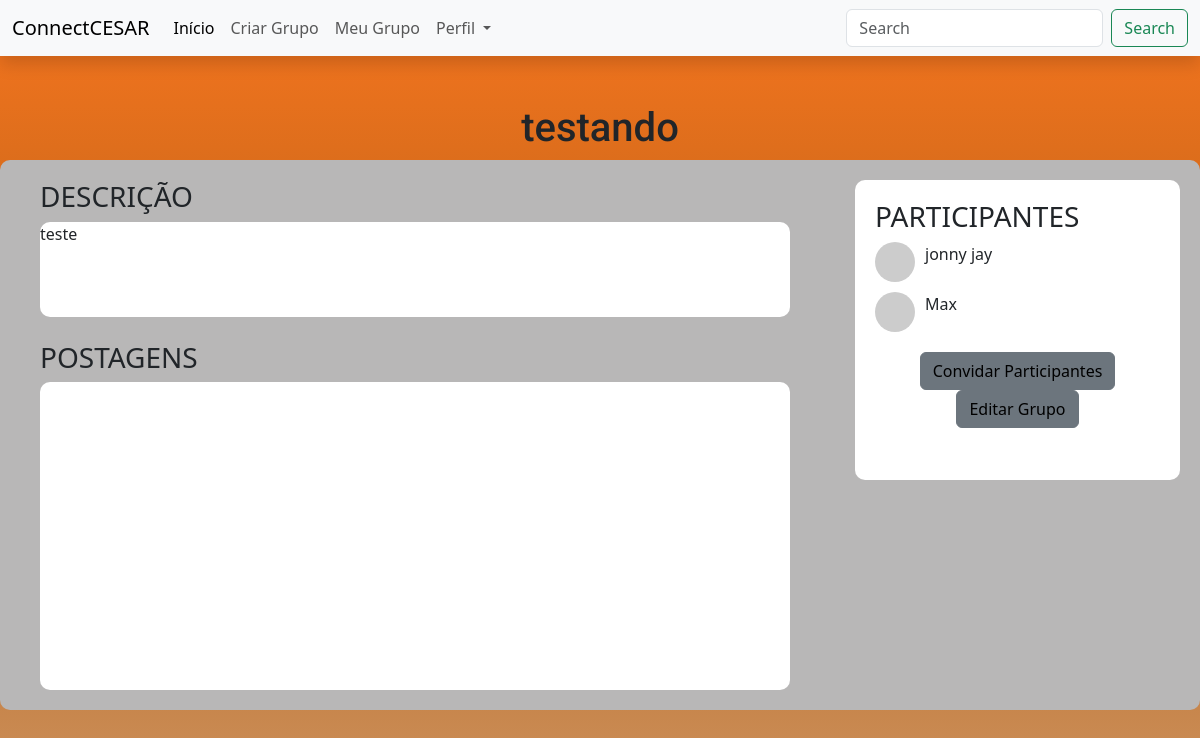
/acesso/grupo/16/, run on an earlier commit of the app's database.
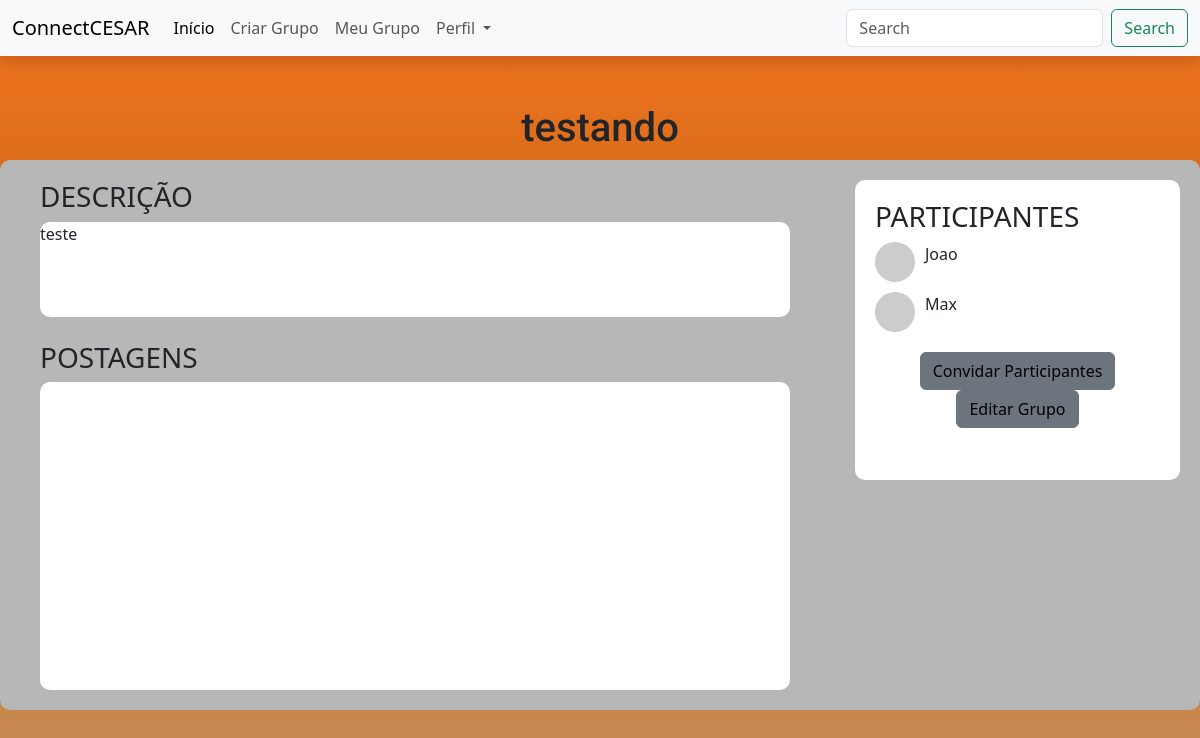
And on a later commit of the database.
### ccapp/models.py (models this page shows)
class Pessoa(models.Model):
    id_usuario = models.AutoField(primary_key=True)
    nome = models.TextField(max_length=255)
    email = models.TextField(max_length=255)
    senha = models.TextField(max_length=255)
    idade = models.IntegerField(null=True, blank=True)
    mbti = models.TextField(max_length=255, null=True, blank=True)
    periodo = models.TextField(max_length=255, null=True, blank=True)
    curso = models.TextField(max_length=255, null=True, blank=True)
    foto = models.ImageField(upload_to='perfil/', null=True, blank=True)
    descricao = models.TextField(null=True, blank=True)
    criado = models.DateTimeField(auto_now_add=True)
    atualizado = models.DateTimeField(auto_now=True)
    grupo_criado = models.ForeignKey(Grupo, null=True, blank=True, on_delete=models.SET_NULL)

### ccapp/views.py (the view)
# urls.py: path('acesso/grupo/<int:id_field>/', views.acesso_grupo, name='acesso_grupo'),
def acesso_grupo(request, id_field):
    grupo_id = Grupo.objects.get(id_grupo = id_field)
    criador_grupo = Pessoa.objects.filter(grupo_criado_id = grupo_id)
    context = {
        'grupo': grupo_id,
        'criador' : criador_grupo
    }
    return render(request, 'acesso_pesquisa.html', context)

### templates/acesso_pesquisa.html
{% include "navbar.html" %}
{% include "main.html" %}
{% if pessoa %}
<div class="container">
<div class="profile-links">
        <img class="card-img-top rounded-circle shadow bg-white" style="width: 150px" src="http://avatars.dicebear.com/api/open-peeps/stefan.svg" alt="...">
        <li><a style="font-size: 30px;">{{ pessoa.nome }}</a></li>
        <li><a>2 periodo</a></li>
        <h3 class="mt-5">Sobre Mim</h3>
        <p class="text-justify">
          👨‍🎓 Estudante universitário apaixonado por ciência da computação na Cesar School. 📚🎓
           Explorando o mundo do conhecimento e buscando crescimento pessoal.
          💡 Sempre aberto a novas conexões e oportunidades de aprendizado. Vamos conversar!
          👋😊 #Aprendizado #Universidade #CrescimentoPessoal 🌟
    </p>
    </div>
    </div>
    <div class="container">
        <div class="profile-links">
            <li><a style="font-size: 70px;">Postagens</a></li>
        </p>
        </div>
    </div>
</div>
</div>
{% elif grupo %}
<h1 class="meugrupo"  style="text-align: center;">{{ grupo.nome_grupo }}</h1>
<div style="background-color: #b8b7b7; padding: 20px; border-radius: 10px; max-width: 1300px; margin: 0 auto; display: flex; flex-direction: row; justify-content: space-between; height: 550px;">
  <div style="display: flex; flex-direction:column; align-items: flex-start;">
  <h3 style="margin-left: 20px;">DESCRIÇÃO</h3>
  <div style="background-color: white; width: 750px; height: 100px; border-radius: 10px; margin-left: 20px;">
  {{grupo.descricao_grupo}}
  </div>
  <br>
  <h3 style="margin-left: 20px;">POSTAGENS</h3>
  <div style="background-color: white; width: 750px; height: 323px; border-radius: 10px; margin-left: 20px;"></div>
</div>
  <div style="background-color: white; width: 325px; height: 300px; border-radius: 10px; padding: 20px;">
    <h3>PARTICIPANTES</h3>
    {% for i in criador  %}
        <div class="participant">
          <img src="http://avatars.dicebear.com/api/open-peeps/stefan.svg" alt="Você">
          <p>{{ i.nome }}</p>
        </div>
        {% endfor %}
    <div class="participant">
      <img src="https://api.dicebear.com/7.x/adventurer/svg?seed=Max" alt="Participante 2">
      <p>Max</p>
  </div>
<div style="margin-top: 20px; text-align: center;">
  <button type="button" class="btn btn-secondary" style="color: black;">Convidar Participantes</button>
  <button type="button" class="btn btn-secondary" style="color: black;">Editar Grupo</button>
</div>
{% else %}
    <p> INFORMAÇÃO NÃO DISPONÍVEL </p>
{% endif %}

What changed in the data, as far as the page shows it:
changed Pessoa: nome "jonny jay" → "Joao"
